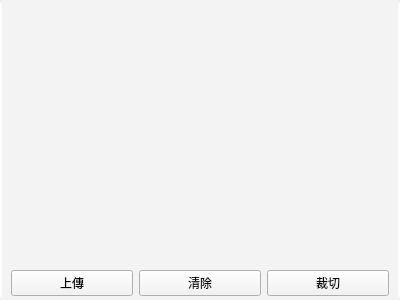
<?xml version="1.0" encoding="UTF-8"?>
<ui version="4.0">
 <class>ItemPicObj</class>
 <widget class="QWidget" name="ItemPicObj">
  <property name="geometry">
   <rect>
    <x>0</x>
    <y>0</y>
    <width>400</width>
    <height>300</height>
   </rect>
  </property>
  <property name="windowTitle">
   <string>Form</string>
  </property>
  <layout class="QGridLayout" name="gridLayout">
   <property name="leftMargin">
    <number>0</number>
   </property>
   <property name="topMargin">
    <number>0</number>
   </property>
   <property name="rightMargin">
    <number>0</number>
   </property>
   <property name="bottomMargin">
    <number>0</number>
   </property>
   <property name="spacing">
    <number>0</number>
   </property>
   <item row="0" column="0">
    <widget class="QWidget" name="wBg" native="true">
     <property name="styleSheet">
      <string notr="true">

QWidget#wBg{
background-color: rgb(255, 255, 255);
border-radius:5px;
color: rgb(41,41,41);
border: 1px solid #ffffff; 
 padding: 5px;}
</string>
     </property>
     <layout class="QGridLayout" name="gridLayout_2">
      <property name="leftMargin">
       <number>2</number>
      </property>
      <property name="topMargin">
       <number>0</number>
      </property>
      <property name="rightMargin">
       <number>2</number>
      </property>
      <property name="bottomMargin">
       <number>0</number>
      </property>
      <property name="spacing">
       <number>0</number>
      </property>
      <item row="0" column="0" colspan="2">
       <widget class="QLabel" name="lbPic">
        <property name="styleSheet">
         <string notr="true">border-image: url(:/image0.png);
background-color: #f3f3f3;</string>
        </property>
        <property name="text">
         <string/>
        </property>
       </widget>
      </item>
      <item row="1" column="0" colspan="2">
       <widget class="QStackedWidget" name="stackedWidget">
        <property name="sizePolicy">
         <sizepolicy hsizetype="Preferred" vsizetype="Fixed">
          <horstretch>0</horstretch>
          <verstretch>0</verstretch>
         </sizepolicy>
        </property>
        <property name="styleSheet">
         <string notr="true">background-color: #f3f3f3;
font: 12px &quot;Microsoft JhengHei UI&quot;;
</string>
        </property>
        <property name="currentIndex">
         <number>0</number>
        </property>
        <widget class="QWidget" name="stackedWidgetPage1">
         <layout class="QHBoxLayout" name="horizontalLayout">
          <property name="topMargin">
           <number>1</number>
          </property>
          <property name="bottomMargin">
           <number>4</number>
          </property>
          <item>
           <widget class="QPushButton" name="btnSelectPic">
            <property name="styleSheet">
             <string notr="true"/>
            </property>
            <property name="text">
             <string>上傳</string>
            </property>
            <property name="icon">
             <iconset resource="../res/res.qrc">
              <normaloff>:/imageUpload.png</normaloff>:/imageUpload.png</iconset>
            </property>
           </widget>
          </item>
          <item>
           <widget class="QPushButton" name="btnLbPicClear">
            <property name="styleSheet">
             <string notr="true"/>
            </property>
            <property name="text">
             <string>清除</string>
            </property>
           </widget>
          </item>
          <item>
           <widget class="QPushButton" name="btnClip">
            <property name="styleSheet">
             <string notr="true"/>
            </property>
            <property name="text">
             <string>裁切</string>
            </property>
            <property name="icon">
             <iconset>
              <normalon>:/capture.png</normalon>
             </iconset>
            </property>
           </widget>
          </item>
         </layout>
        </widget>
        <widget class="QWidget" name="page">
         <layout class="QGridLayout" name="gridLayout_3">
          <property name="topMargin">
           <number>1</number>
          </property>
          <property name="bottomMargin">
           <number>4</number>
          </property>
          <item row="0" column="0">
           <widget class="QPushButton" name="btnDownload">
            <property name="maximumSize">
             <size>
              <width>90</width>
              <height>16777215</height>
             </size>
            </property>
            <property name="text">
             <string>下載</string>
            </property>
           </widget>
          </item>
         </layout>
        </widget>
       </widget>
      </item>
     </layout>
    </widget>
   </item>
  </layout>
 </widget>
 <resources>
  <include location="../res/res.qrc"/>
 </resources>
 <connections/>
</ui>
